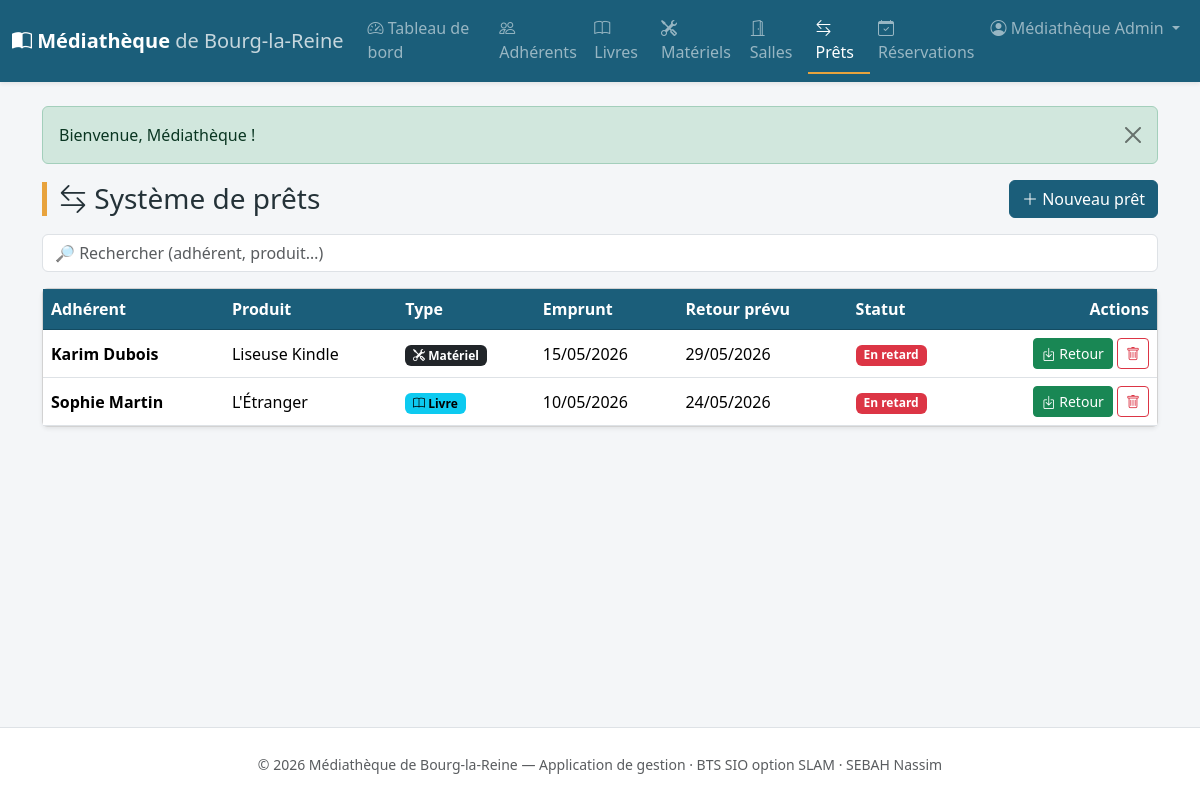
Page /public/index.php?ctrl=pret&action=index (signed in) on the committed database.
### tables this page shows
CREATE TABLE pret (
    id                    INT AUTO_INCREMENT PRIMARY KEY,
    adherent_id           INT NOT NULL,
    livre_id              INT,
    materiel_id           INT,
    date_pret             DATE NOT NULL,
    date_retour_prevue    DATE NOT NULL,
    date_retour_effective DATE,
    statut                ENUM('en_cours','rendu','en_retard') NOT NULL DEFAULT 'en_cours',
    CONSTRAINT fk_pret_adherent FOREIGN KEY (adherent_id) REFERENCES adherent(id) ON DELETE CASCADE,
    CONSTRAINT fk_pret_livre    FOREIGN KEY (livre_id)    REFERENCES livre(id)    ON DELETE CASCADE,
    CONSTRAINT fk_pret_materiel FOREIGN KEY (materiel_id) REFERENCES materiel(id) ON DELETE CASCADE,
     
    CONSTRAINT chk_pret_produit CHECK (
        (livre_id IS NOT NULL AND materiel_id IS NULL) OR
        (livre_id IS NULL AND materiel_id IS NOT NULL)
    )
);

CREATE TABLE materiel (
    id          INT AUTO_INCREMENT PRIMARY KEY,
    nom         VARCHAR(120) NOT NULL,
    categorie   VARCHAR(60),
    description VARCHAR(255),
    etat        ENUM('neuf','bon','use','hors_service') NOT NULL DEFAULT 'bon',
    disponible  TINYINT(1) NOT NULL DEFAULT 1
);

CREATE TABLE livre (
    id                  INT AUTO_INCREMENT PRIMARY KEY,
    titre               VARCHAR(150) NOT NULL,
    auteur              VARCHAR(120) NOT NULL,
    isbn                VARCHAR(20),
    editeur             VARCHAR(120),
    annee_publication   INT,
    genre               VARCHAR(60),
    quantite_totale     INT NOT NULL DEFAULT 1,
    quantite_disponible INT NOT NULL DEFAULT 1
);

### app/controllers/PretController.php (called while the page is built, shortened)
<?php
class PretController extends Controller
{
    public function index($id = null): void
    {
        $this->view('pret/index', [
            'titre' => 'Système de prêts',
            'prets' => $this->model('Pret')->allDetailed(),
        ]);
    }
}

### public/index.php (called while the page is built, shortened)
<?php
require ROOT . '/app/core/helpers.php';
$action = preg_replace('/[^a-zA-Z]/', '', $_GET['action'] ?? 'index');
$id     = isset($_GET['id']) ? (int) $_GET['id'] : null;
$controller = new $controllerClass();
$controller->$action($id);

### app/models/Pret.php (called while the page is built, shortened)
<?php
class Pret extends Model
{
    public function allDetailed(): array
    {
        $sql = "SELECT p.*,
                       CONCAT(a.prenom, ' ', a.nom) AS adherent_nom,
                       l.titre AS livre_titre,
                       m.nom   AS materiel_nom
                FROM pret p
                JOIN adherent a ON p.adherent_id = a.id
                LEFT JOIN livre l    ON p.livre_id = l.id
                LEFT JOIN materiel m ON p.materiel_id = m.id
                ORDER BY p.date_pret DESC";
        return $this->db->query($sql)->fetchAll();
    }
}

### app/views/pret/index.php (the view)
<div class="d-flex justify-content-between align-items-center mb-3 flex-wrap gap-2">
    <h1 class="h3 page-title mb-0"><i class="bi bi-arrow-left-right"></i> Système de prêts</h1>
    <a href="<?= url('pret', 'form') ?>" class="btn btn-mediatheque">
        <i class="bi bi-plus-lg"></i> Nouveau prêt
    </a>
</div>
<input type="search" class="form-control mb-3" data-filter="#tbl-prets"
       placeholder="🔎 Rechercher (adhérent, produit…)">
<div class="card shadow-sm">
    <div class="table-responsive">
        <table class="table table-hover align-middle mb-0" id="tbl-prets">
            <thead>
                <tr>
                    <th>Adhérent</th><th>Produit</th><th>Type</th>
                    <th>Emprunt</th><th>Retour prévu</th><th>Statut</th>
                    <th class="text-end">Actions</th>
                </tr>
            </thead>
            <tbody>
                <?php if (empty($prets)): ?>
                    <tr><td colspan="7" class="text-center text-muted py-4">Aucun prêt enregistré.</td></tr>
                <?php else: foreach ($prets as $p):
                    $rendu     = !empty($p['date_retour_effective']);
                    $enRetard  = !$rendu && $p['date_retour_prevue'] < date('Y-m-d');
                ?>
                    <tr>
                        <td class="fw-semibold"><?= e($p['adherent_nom']) ?></td>
                        <td><?= e($p['livre_titre'] ?? $p['materiel_nom']) ?></td>
                        <td>
                            <?php if ($p['livre_id']): ?>
                                <span class="badge text-bg-info"><i class="bi bi-book"></i> Livre</span>
                            <?php else: ?>
                                <span class="badge text-bg-dark"><i class="bi bi-tools"></i> Matériel</span>
                            <?php endif; ?>
                        </td>
                        <td><?= dateFr($p['date_pret']) ?></td>
                        <td><?= dateFr($p['date_retour_prevue']) ?></td>
                        <td>
                            <?php if ($rendu): ?>
                                <span class="badge text-bg-success">Rendu le <?= dateFr($p['date_retour_effective']) ?></span>
                            <?php elseif ($enRetard): ?>
                                <span class="badge text-bg-danger">En retard</span>
                            <?php else: ?>
                                <span class="badge text-bg-warning">En cours</span>
                            <?php endif; ?>
                        </td>
                        <td class="text-end text-nowrap">
                            <?php if (!$rendu): ?>
                                <?= postButton('pret', 'retour', (int) $p['id'],
                                    '<i class="bi bi-box-arrow-in-down"></i> Retour', [
                                        'class'   => 'btn btn-sm btn-success',
                                        'title'   => 'Enregistrer le retour',
                                        'confirm' => 'Confirmer le retour de ce produit ?',
                                ]) ?>
                            <?php endif; ?>
                            <?= postButton('pret', 'delete', (int) $p['id'], '<i class="bi bi-trash"></i>', [
                                'class'   => 'btn btn-sm btn-outline-danger',
                                'title'   => 'Supprimer',
                                'confirm' => 'Supprimer ce prêt ?',
                            ]) ?>
                        </td>
                    </tr>
                <?php endforeach; endif; ?>
            </tbody>
        </table>
    </div>
</div>

### app/core/helpers.php (shortened to what this page needs)
<?php
function url(string $ctrl = 'home', string $action = 'index', array $params = []): string
{
    $query = array_merge(['ctrl' => $ctrl, 'action' => $action], $params);
    return BASE_URL . '?' . http_build_query($query);
}
function e(?string $value): string
{
    return htmlspecialchars($value ?? '', ENT_QUOTES, 'UTF-8');
}
function dateFr(?string $date): string
{
    $ts = strtotime($date);
    return $ts ? date('d/m/Y', $ts) : e($date);
}
function csrf_token(): string
{
    return $_SESSION['csrf_token'];
}
function csrf_field(): string
{
    return '<input type="hidden" name="_csrf" value="' . e(csrf_token()) . '">';
}
function postButton(string $ctrl, string $action, ?int $id, string $innerHtml, array $opts = []): string
{
    $params = $id !== null ? ['id' => $id] : [];
    $url   = url($ctrl, $action, $params);
    $cls   = $opts['class']      ?? 'btn btn-sm btn-outline-danger';
    $title = $opts['title']      ?? '';
    $conf  = $opts['confirm']    ?? '';
    $form  = $opts['form_class'] ?? 'd-inline';
    $cAttr = $conf !== '' ? ' data-confirm="' . e($conf) . '"' : '';
    return '<form method="post" action="' . e($url) . '" class="' . e($form) . '">'
         . csrf_field()
         . '<button type="submit" class="' . e($cls) . '" title="' . e($title) . '"' . $cAttr . '>'
         . $innerHtml
         . '</button>'
         . '</form>';
}

### public/css/style.css (style rules this page uses)
:root { --mediatheque: #1b5e7a; --mediatheque-dark: #134b62; --mediatheque-accent: #e8a33d; }
html, body { min-height: 100%; }
body { display: flex; flex-direction: column; min-height: 100vh; background-color: #f4f6f8; font-family: "Segoe UI", system-ui, -apple-system, sans-serif; color: #243238; }
.table thead th { background-color: var(--mediatheque); color: #fff; border-color: var(--mediatheque-dark); white-space: nowrap; }
.btn-mediatheque { background-color: var(--mediatheque); border-color: var(--mediatheque); color: #fff; }
.page-title { border-left: 5px solid var(--mediatheque-accent); padding-left: .75rem; }

### rows in the picture
pret: adherent_nom "Karim Dubois", materiel.nom "Liseuse Kindle", shows "Matériel", date_pret "15/05/2026", date_retour_prevue "29/05/2026", shows "En retard", innerHtml "Retour"
pret: adherent_nom "Sophie Martin", livre.titre "L'Étranger", shows "Livre", date_pret "10/05/2026", date_retour_prevue "24/05/2026", shows "En retard", innerHtml "Retour"

### other values in the picture
$label "Tableau de bord"
$label "Adhérents"
$label "Livres"
$label "Matériels"
$label "Salles"
$label "Prêts"
$label "Réservations"
$_SESSION['agent']['prenom'] . ' ' . $_SESSION['agent']['nom'] "Médiathèque Admin"
$_SESSION['flash']['message'] "Bienvenue, Médiathèque !"
